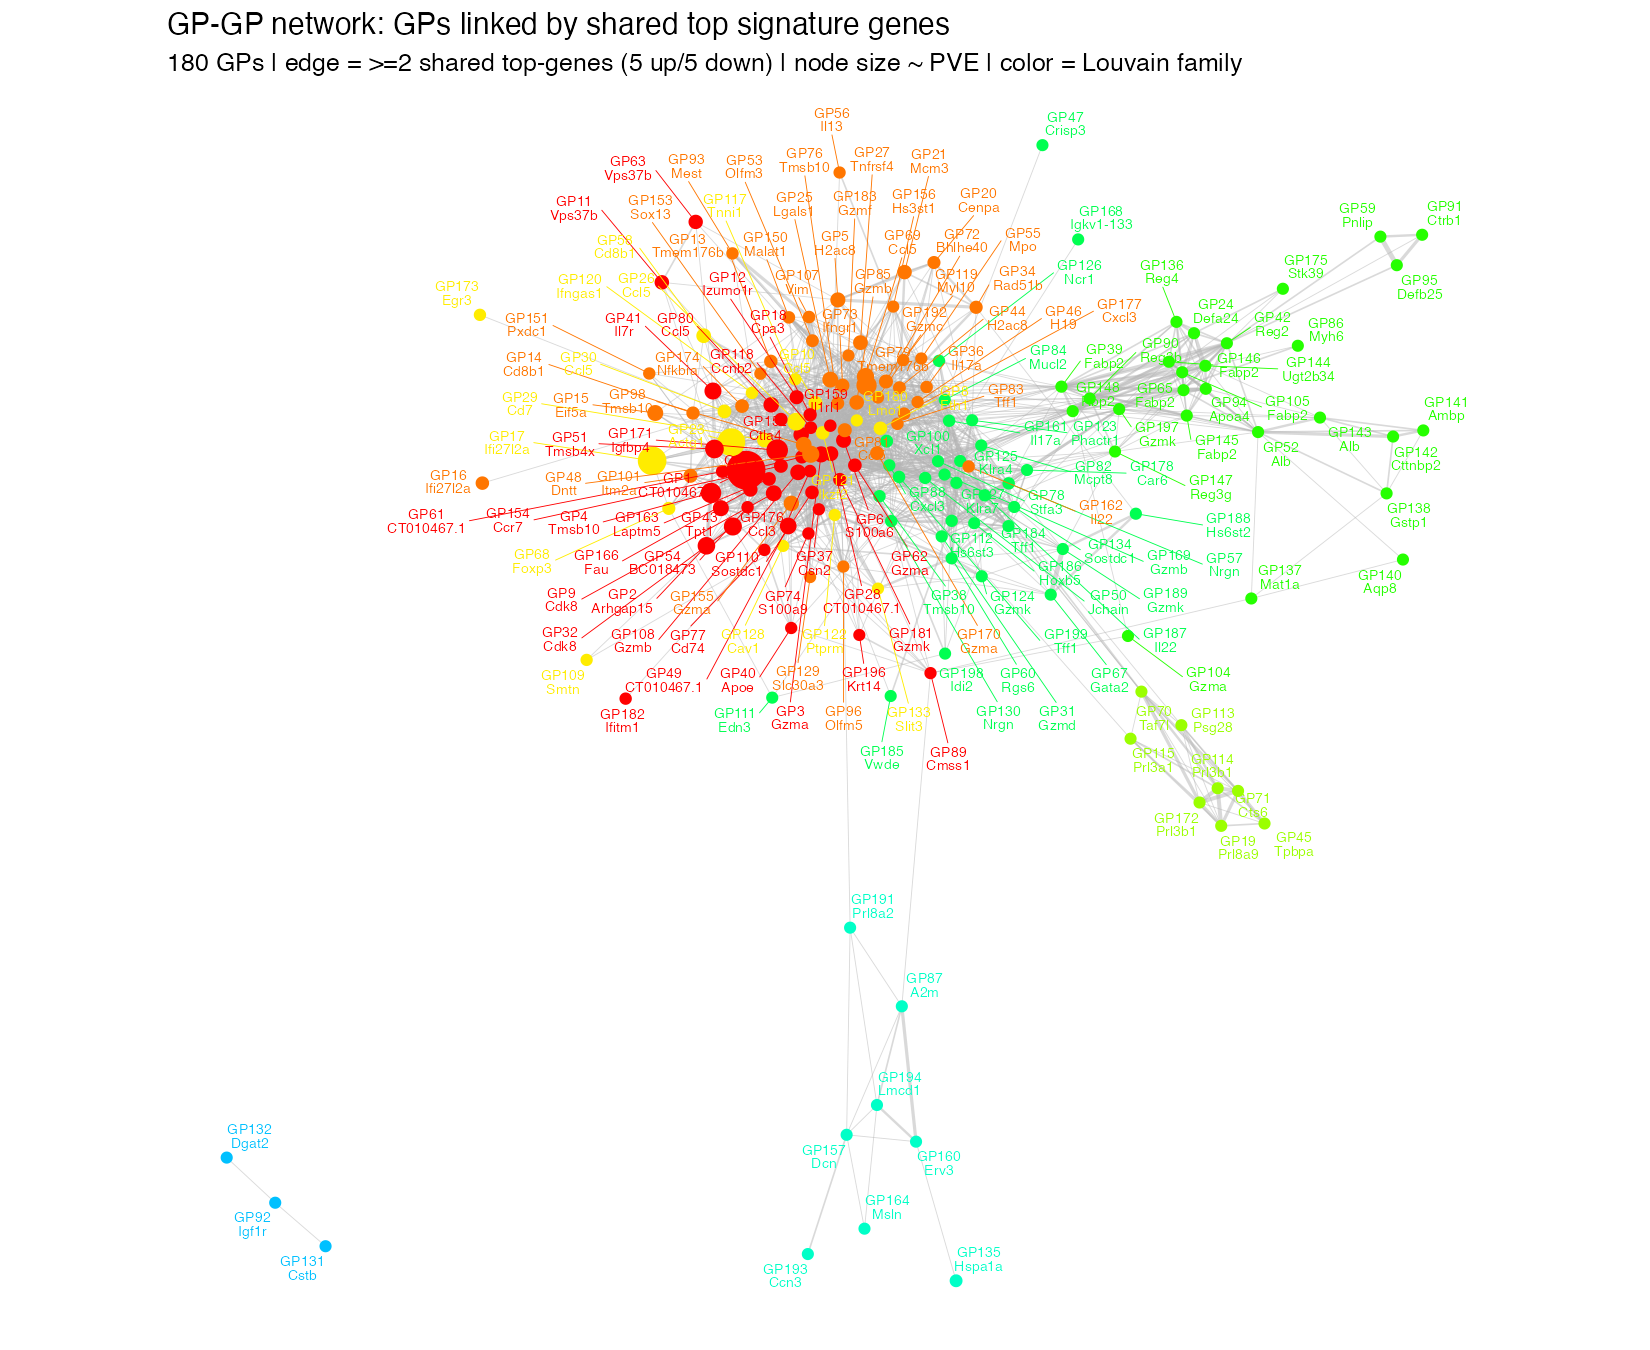

Reproduce this figure in R.
## GP-centric network: nodes = GPs, edges = shared top signature genes.
##
## Each GP is summarized by its top 5 up + top 5 down genes (per-GP max-abs
## normalized loading, |loading| >= 0.1). Two GPs are linked if their top-gene
## sets overlap; edge weight = number of shared genes. GPs that share marker
## genes form communities (GP "families"). Only ~200 nodes -> a clean, layout-
## able, structured community plot (unlike the 8k-gene hairball).
##
## Run from repo root:
##   Rscript experiments/gene_correlation_network/gp_network.R [min_shared]

suppressPackageStartupMessages({
  library(igraph); library(ggplot2); library(ggrepel)
})
data_path <- "data/"; out_dir <- "experiments/gene_correlation_network/"
args <- commandArgs(trailingOnly = TRUE)
min_shared <- if (length(args) >= 1) as.integer(args[1]) else 2
set.seed(1)

F_pm <- readRDS(paste0(data_path, "F_pm_filtered.rds"))
colnames(F_pm) <- paste0("GP", seq_len(ncol(F_pm)))
F_pm <- sweep(F_pm, 2, apply(abs(F_pm), 2, max), "/")
nGP <- ncol(F_pm)

# top 5 up + 5 down per GP (|loading| >= 0.1)
sets <- lapply(seq_len(nGP), function(j) {
  v  <- F_pm[, j]
  up <- names(sort(v, decreasing = TRUE))[1:5]; up <- up[v[up] >=  0.1]
  dn <- names(sort(v))[1:5];                    dn <- dn[v[dn] <= -0.1]
  unique(c(up, dn))
})
names(sets) <- paste0("GP", seq_len(nGP))
top_gene <- sapply(seq_len(nGP), function(j) names(which.max(F_pm[, j])))

# optional PVE for node size
pve <- setNames(rep(NA_real_, nGP), paste0("GP", seq_len(nGP)))
pve_file <- "data/factors_comments_updated.xlsx - factor_pve.csv"
if (file.exists(pve_file)) {
  pt <- read.csv(pve_file, check.names = FALSE)
  pve[paste0("GP", as.integer(gsub("F", "", pt$factor)))] <- pt$pve
}

# GP-GP shared-gene edges
ed <- data.frame(from = character(), to = character(), w = integer())
for (i in 1:(nGP - 1)) for (j in (i + 1):nGP) {
  s <- length(intersect(sets[[i]], sets[[j]]))
  if (s >= min_shared) ed <- rbind(ed, data.frame(
    from = paste0("GP", i), to = paste0("GP", j), w = s))
}
cat("edges (>=", min_shared, "shared genes):", nrow(ed), "\n")

g <- graph_from_data_frame(ed, directed = FALSE,
       vertices = data.frame(name = paste0("GP", seq_len(nGP)),
                             pve = pve, top = top_gene))
g <- delete_vertices(g, degree(g) == 0)
cat("graph:", vcount(g), "GP nodes,", ecount(g), "edges | components:",
    components(g)$no, "| largest:", max(components(g)$csize), "\n")

# weighted Louvain communities
cl <- cluster_louvain(g, weights = E(g)$w)
memb <- membership(cl)
cat("Louvain:", length(cl), "GP-families | modularity:", round(modularity(cl), 3), "\n")

# describe each community: member GPs + most-shared genes among them
cat("\n== GP families ==\n")
for (c in sort(unique(memb))) {
  gps <- names(memb)[memb == c]
  gtab <- sort(table(unlist(sets[gps])), decreasing = TRUE)
  hallmark <- names(gtab)[gtab >= 2]; if (!length(hallmark)) hallmark <- names(head(gtab, 3))
  cat(sprintf("family %d (%d GPs): %s\n   shared genes: %s\n", c, length(gps),
              paste(gps, collapse = ", "), paste(head(hallmark, 12), collapse = ", ")))
}

# where is the Treg GP (Foxp3's dominant GP)?
foxp3_gp <- paste0("GP", which.max(F_pm["Foxp3", ]))
if (foxp3_gp %in% names(memb)) {
  fam <- names(memb)[memb == memb[foxp3_gp]]
  cat("\nFoxp3 dominant GP =", foxp3_gp, "| its family:", paste(fam, collapse = ", "), "\n")
  cat("  neighbors of", foxp3_gp, ":", paste(names(neighbors(g, foxp3_gp)), collapse = ", "), "\n")
}

# ── layout + plot ─────────────────────────────────────────────────────────────
lay <- layout_with_fr(g, weights = E(g)$w, niter = 3000)
df <- data.frame(x = lay[, 1], y = lay[, 2], gp = V(g)$name,
                 comm = factor(memb[V(g)$name]),
                 top = V(g)$top, pve = V(g)$pve)
el <- as_edgelist(g, names = TRUE)
edf <- data.frame(x = df$x[match(el[, 1], df$gp)], y = df$y[match(el[, 1], df$gp)],
                  xend = df$x[match(el[, 2], df$gp)], yend = df$y[match(el[, 2], df$gp)],
                  w = E(g)$w)
df$size <- if (all(is.na(df$pve))) 3 else 2 + 6 * sqrt(pmax(df$pve, 0) / max(df$pve, na.rm = TRUE))

pal <- rep(grDevices::rainbow(12, end = 0.85), 10)[seq_along(levels(df$comm))]
p <- ggplot() +
  geom_segment(data = edf, aes(x, y, xend = xend, yend = yend, linewidth = w),
               color = "grey70", alpha = 0.5) +
  geom_point(data = df, aes(x, y, color = comm, size = size)) +
  geom_text_repel(data = df, aes(x, y, label = paste0(gp, "\n", top), color = comm),
                  size = 2.4, lineheight = 0.8, max.overlaps = 40,
                  segment.size = 0.2, show.legend = FALSE) +
  scale_color_manual(values = pal, guide = "none") +
  scale_linewidth(range = c(0.2, 1.6), guide = "none") +
  scale_size_identity() +
  coord_equal() + theme_minimal(base_size = 12) +
  theme(panel.grid = element_blank(), axis.ticks = element_blank(),
        axis.text = element_blank()) +
  labs(title = "GP-GP network: GPs linked by shared top signature genes",
       subtitle = paste0(vcount(g), " GPs | edge = >=", min_shared,
         " shared top-genes (5 up/5 down) | node size ~ PVE | color = Louvain family"),
       x = NULL, y = NULL)
ggsave(paste0(out_dir, "gp_network.png"), p, width = 11, height = 9, dpi = 150)
ggsave(paste0(out_dir, "gp_network.pdf"), p, width = 11, height = 9)
saveRDS(list(graph = g, membership = memb, sets = sets, layout = df),
        paste0(out_dir, "gp_network.rds"))
cat("\nsaved gp_network.{png,pdf}\n")
